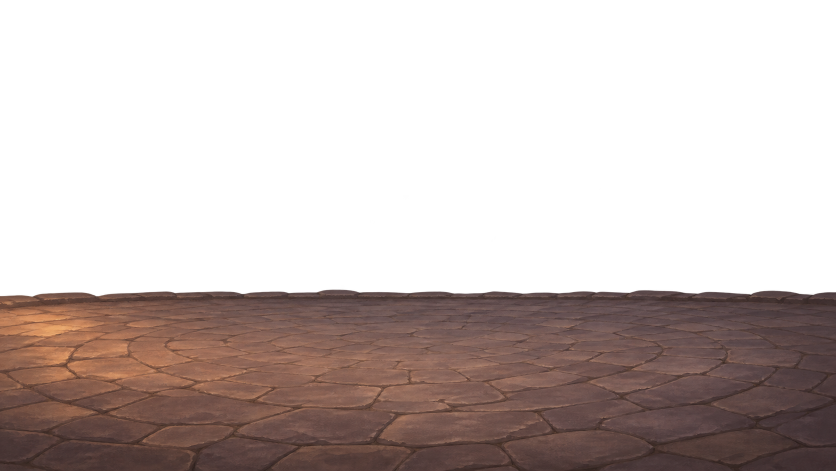
#> input picture src/assets/lobby/living-town/plaza.png, 1672 x 941 px (shown at 1/2 size)
$ python export-living-town-plaza.py
#> lines starting #> are read from the running program, lines starting #| are printed output that depends on the picture
from pathlib import Path

from PIL import Image, ImageOps


asset_directory = Path(__file__).resolve().parents[1] / "src/assets/lobby/living-town"
with Image.open(asset_directory / "plaza.png") as source:
#> source is the input picture: PIL image 1672x941 RGBA; mean R, G, B, A 41.7, 30.4, 27.2, 95.5
    surface = source.convert("RGB").crop((0, 640, 1672, 941))
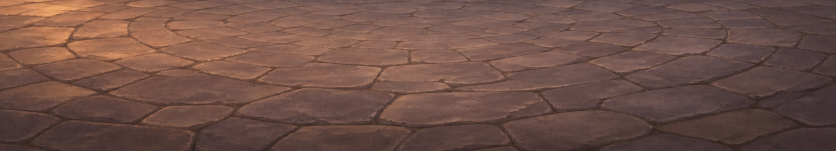
#> surface: PIL image 1672x301 RGB (shown at 1/2 size); mean R, G, B 111.4, 80.6, 71.8

tile = Image.new("RGB", (surface.width * 2, surface.height * 2))
#> tile: PIL image 3344x602 RGB; every value is 0
tile.paste(surface, (0, 0))
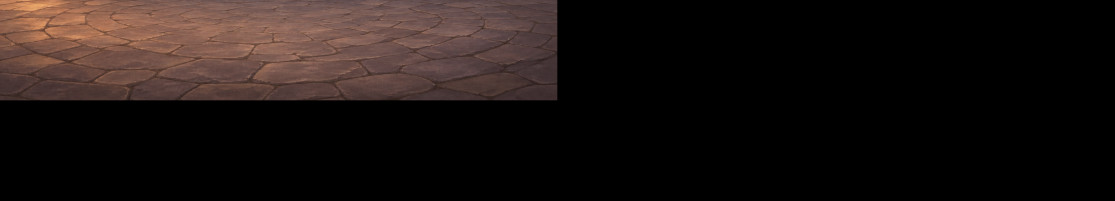
#> tile: PIL image 3344x602 RGB (shown at 1/3 size); mean R, G, B 27.8, 20.2, 18
tile.paste(ImageOps.mirror(surface), (surface.width, 0))
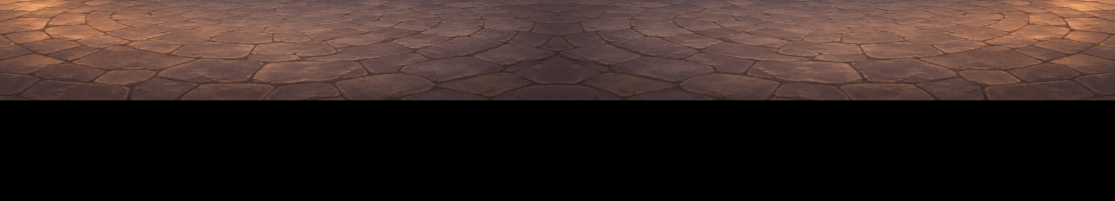
#> tile: PIL image 3344x602 RGB (shown at 1/3 size); mean R, G, B 55.7, 40.3, 35.9
tile.paste(ImageOps.flip(surface), (0, surface.height))
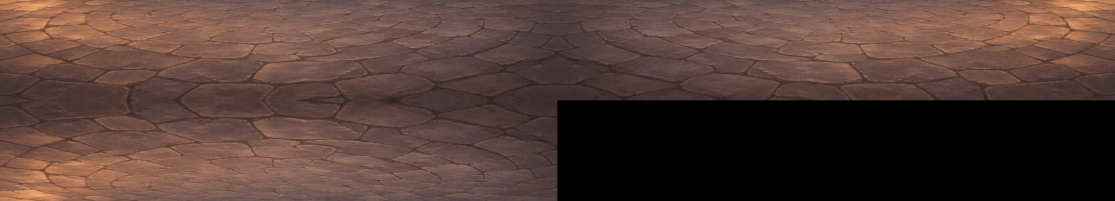
#> tile: PIL image 3344x602 RGB (shown at 1/3 size); mean R, G, B 83.5, 60.5, 53.9
tile.paste(ImageOps.flip(ImageOps.mirror(surface)), (surface.width, surface.height))
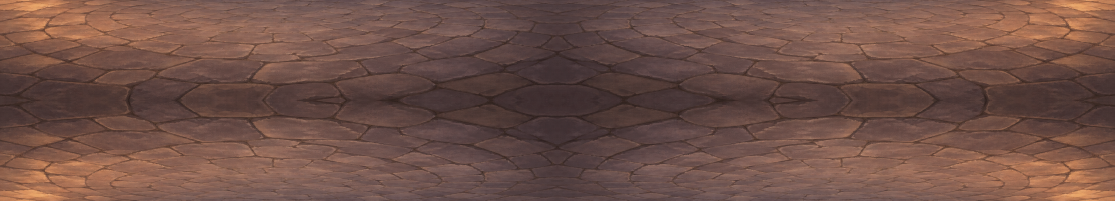
#> tile: PIL image 3344x602 RGB (shown at 1/3 size); mean R, G, B 111.4, 80.6, 71.8
tile.save(asset_directory / "plaza.webp", quality=88, method=6)
